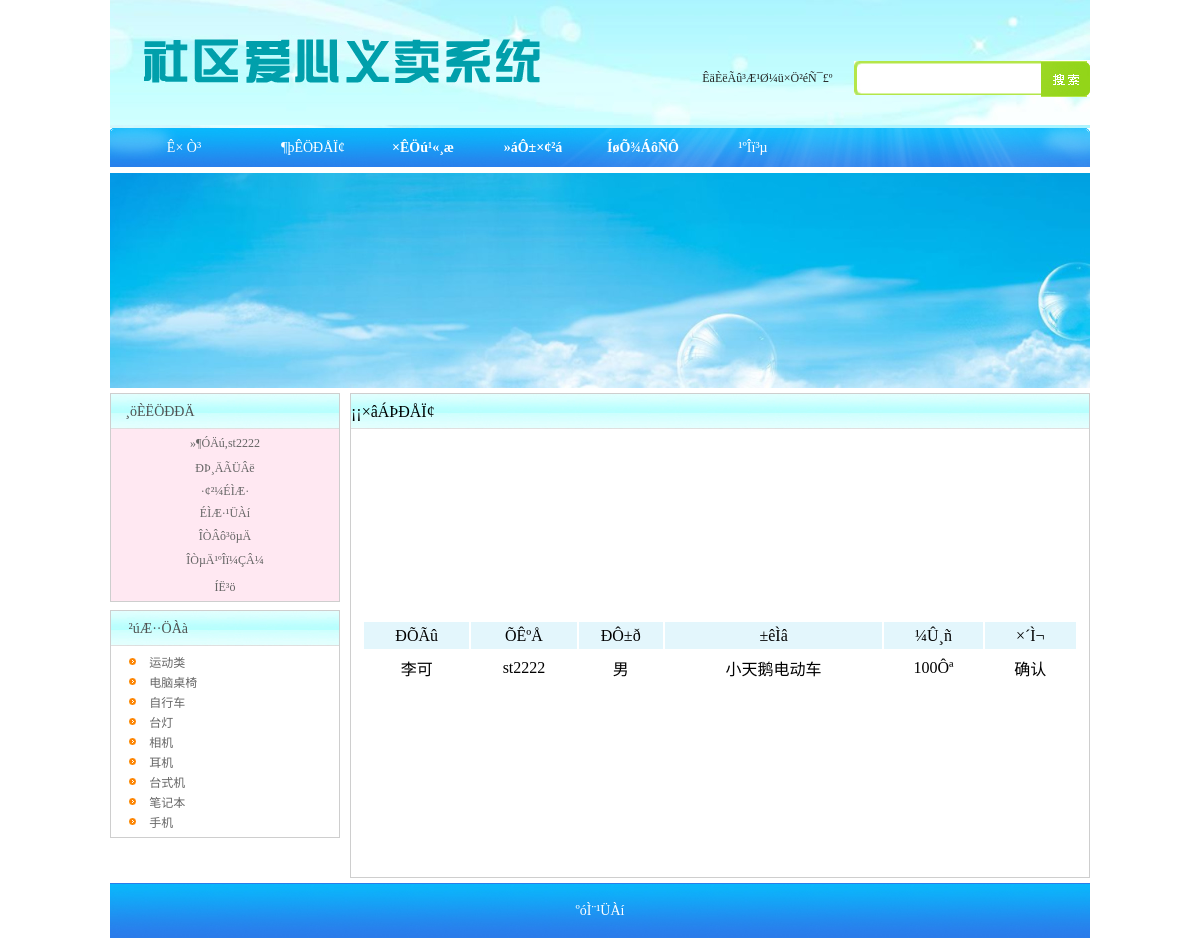
Screenshot of /myz.php (signed in) with the database file from the repository.
### tables this page shows
CREATE TABLE `category` (
  `c_id` int(4) NOT NULL AUTO_INCREMENT,
  `category` varchar(100) DEFAULT NULL,
  PRIMARY KEY (`c_id`)
);

CREATE TABLE `orders` (
  `order_id` int(4) NOT NULL AUTO_INCREMENT,
  `rent_id` int(4) DEFAULT NULL,
  `title` varchar(100) DEFAULT NULL,
  `price` int(4) DEFAULT NULL,
  `userid` varchar(100) DEFAULT NULL,
  `name` varchar(100) DEFAULT NULL,
  `sex` varchar(100) DEFAULT NULL,
  `tel` varchar(100) DEFAULT NULL,
  `hy_id` int(4) DEFAULT NULL,
  `sh_id` int(4) DEFAULT NULL,
  `state` varchar(20) DEFAULT '待确认',
  PRIMARY KEY (`order_id`)
);

### myz.php (the view, shortened to what this page needs)
<?
include("inc/conn.php");
?>
<!DOCTYPE html PUBLIC "-//W3C//DTD XHTML 1.0 Transitional//EN" "http://www.w3.org/TR/xhtml1/DTD/xhtml1-transitional.dtd">
<html xmlns="http://www.w3.org/1999/xhtml">
<head>
<link href="style.css" rel="stylesheet" type="text/css" />
</head>
<body>
<? include("top.php");?>
<table width="980" height="5" border="0" align="center" cellpadding="0" cellspacing="0">
  <tr>
    <td height=""></td>
  </tr>
</table>
<table width="980" height="215" border="0" align="center" cellpadding="0" cellspacing="0">
  <tr>
    <td><img src="images/banner.jpg" width="980" height="215" /></td>
  </tr>
</table>
<table width="980" height="5" border="0" align="center" cellpadding="0" cellspacing="0">
  <tr>
    <td height=""></td>
  </tr>
</table>
<table width="980" border="0" align="center" cellpadding="0" cellspacing="0">
  <tr>
    <td width="230" height="445" align="left" valign="top"><table width="100%" border="0" cellspacing="0" cellpadding="0">
      <tr>
        <td><? include("inc_login.php");?></td>
      </tr>
      <tr>
        <td height="8"></td>
      </tr>
      <tr>
        <td><? include("inc_fl.php");?></td>
      </tr>
    </table></td>
    <td width="10"></td>
    <td align="left" valign="top"><table width="100%" height="485" border="0" cellpadding="0" cellspacing="0" class="border">
      <tr>
        <td height="35" background="images/lm1.jpg">¡¡×âÁÞÐÅÏ¢</td>
      </tr>
      <tr>
        <td height="448" align="center" valign="middle"><table width="97%" border="0">
          <tr>
            <td width="15%" height="25" align="center" bgcolor="#E3F6FC">ÐÕÃû</td>
            <td width="15%" align="center" bgcolor="#E3F6FC">ÕÊºÅ</td>
            <td width="12%" align="center" bgcolor="#E3F6FC">ÐÔ±ð</td>
            <td width="31%" align="center" bgcolor="#E3F6FC">±êÌâ</td>
            <td width="14%" align="center" bgcolor="#E3F6FC">¼Û¸ñ</td>
            <td align="center" bgcolor="#E3F6FC">×´Ì¬</td>
            </tr>
          <?
		  $hy_id=$_SESSION["hy_id"];
		  $q=mysqli_query($conn,"select * from orders where hy_id='$hy_id'");
		  while($rs=mysqli_fetch_array($q))
		  {
		  ?>
          <tr>
            <td height="31" align="center"><?=$rs["name"]?></td>
            <td height="31" align="center"><?=$rs["userid"]?></td>
            <td height="31" align="center"><?=$rs["sex"]?></td>
            <td height="31" align="center"><?=$rs["title"]?>            </td>
            <td height="31" align="center"><?=$rs["price"]?>Ôª</td>
            <td width="13%" height="31" align="center"><?=$rs["state"]?></td>
            </tr>
          <?
		  }
		  ?>
        </table></td>
      </tr>
    </table></td>
<table width="980" height="5" border="0" align="center" cellpadding="0" cellspacing="0">
  <tr>
    <td height=""></td>
  </tr>
</table>
<? include("copy.php");?>
</body>
</html>

### inc_fl.php (shortened to what this page needs)
<table width="100%" border="0" cellpadding="0" cellspacing="0" class="border">
            <tr>
              <td height="35" background="images/lm1.jpg"><table width="70%" height="24" border="0" cellpadding="0" cellspacing="0">
                  <tr>
                    <td width="11%" align="center" valign="middle">&nbsp;</td>
                    <td width="89%" align="left" valign="middle" class="hei14">²úÆ··ÖÀà</td>
                  </tr>
              </table></td>
            </tr>
            <tr>
              <td height="191" align="center" valign="middle"><table width="95%" border="0" cellspacing="0" cellpadding="0">
			  <?
		$sql="select * from category order by  c_id desc";
		$query=mysqli_query($conn,$sql);
		while($rs=mysqli_fetch_array($query))
		{
		?>
                  <tr>
                    <td width="15%" height="20" align="center" valign="middle"><img src="images/oic_02.gif" width="7" height="7" /></td>
                    <td width="85%" align="left" valign="middle" class="text12"><a href="product.php?c_id=<?=$rs["c_id"]?>" class="text12"><?=$rs["category"]?></a></td>
                  </tr>
             <?
		}
	?>
              </table></td>
            </tr>
        </table>

### style.css (style rules this page uses)
body { margin-left: 0px; margin-top: 0px; margin-right: 0px; margin-bottom: 0px; background-color: #ffffff; }
.border { border:#cecece solid 1px; }
.text12 { font-size:12px; color:#666666; font-family: "����"; text-decoration:none; }
.hei14 { color:#515151; "����"; text-decoration:none; font-size:14px; }

### rows the page displays
category: category "运动类"
category: category "电脑桌椅"
category: category "自行车"
category: category "台灯"
category: category "相机"
category: category "耳机"
category: category "台式机"
category: category "笔记本"
category: category "手机"
orders: name "李可", userid "st2222", sex "男", title "小天鹅电动车", price "100", state "确认"

### other values shown
$_SESSION["userid"] "st2222"
